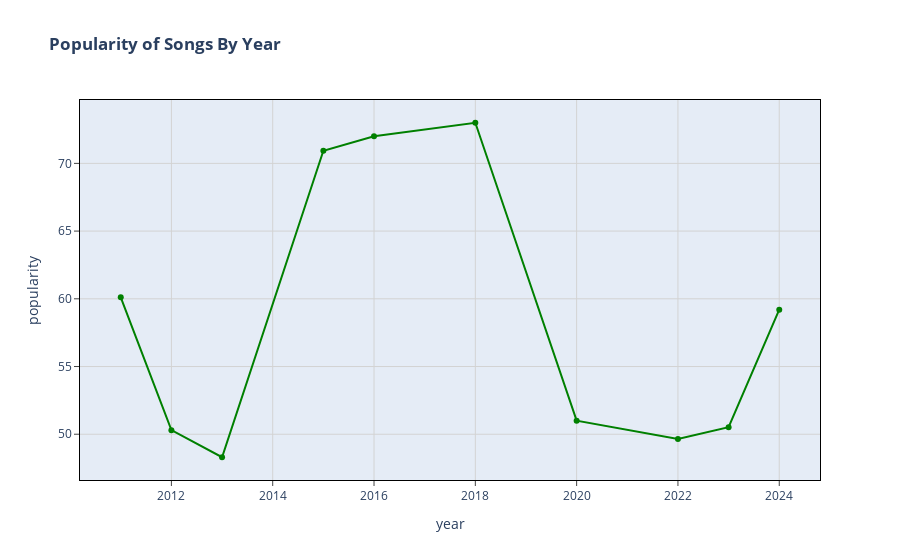

Here is the notebook cell this chart was saved with:
### Code cell
df["release_year"] = pd.to_datetime(df["release_year"])
df["year"] = df["release_year"].dt.year
yearly_avg_popularity = df.groupby('year')['popularity'].mean().reset_index()

fig=px.line(yearly_avg_popularity, x = 'year', y = 'popularity',
            hover_data=['popularity'],color_discrete_sequence=['green'],
            markers=True,title='<b> Popularity of Songs By Year')

fig.update_xaxes(
    mirror=True,
    ticks='outside',
    showline=True,
    linecolor='black',
    gridcolor='lightgrey'
)

fig.update_yaxes(
    mirror=True,
    ticks='outside',
    showline=True,
    linecolor='black',
    gridcolor='lightgrey'
)

fig.show()

### Figure 1 — Plotly figure (JSON) as saved in the notebook; plotly's stock layout.template omitted (floating-point values rounded to 4 significant figures)
{"data": [{"hovertemplate": "year=%{x}<br>popularity=%{y}<extra></extra>", "legendgroup": "", "line": {"color": "green", "dash": "solid"}, "marker": {"symbol": "circle"}, "mode": "markers+lines", "name": "", "orientation": "v", "showlegend": false, "type": "scatter", "x": [2011, 2012, 2013, 2015, 2016, 2018, 2020, 2022, 2023, 2024], "xaxis": "x", "y": [60.11, 50.3, 48.3, 70.93, 72, 73, 51, 49.65, 50.52, 59.19], "yaxis": "y"}], "layout": {"legend": {"tracegroupgap": 0}, "title": {"text": "<b> Popularity of Songs By Year"}, "xaxis": {"anchor": "y", "domain": [0, 1], "gridcolor": "lightgrey", "linecolor": "black", "mirror": true, "showline": true, "ticks": "outside", "title": {"text": "year"}}, "yaxis": {"anchor": "x", "domain": [0, 1], "gridcolor": "lightgrey", "linecolor": "black", "mirror": true, "showline": true, "ticks": "outside", "title": {"text": "popularity"}}}}
